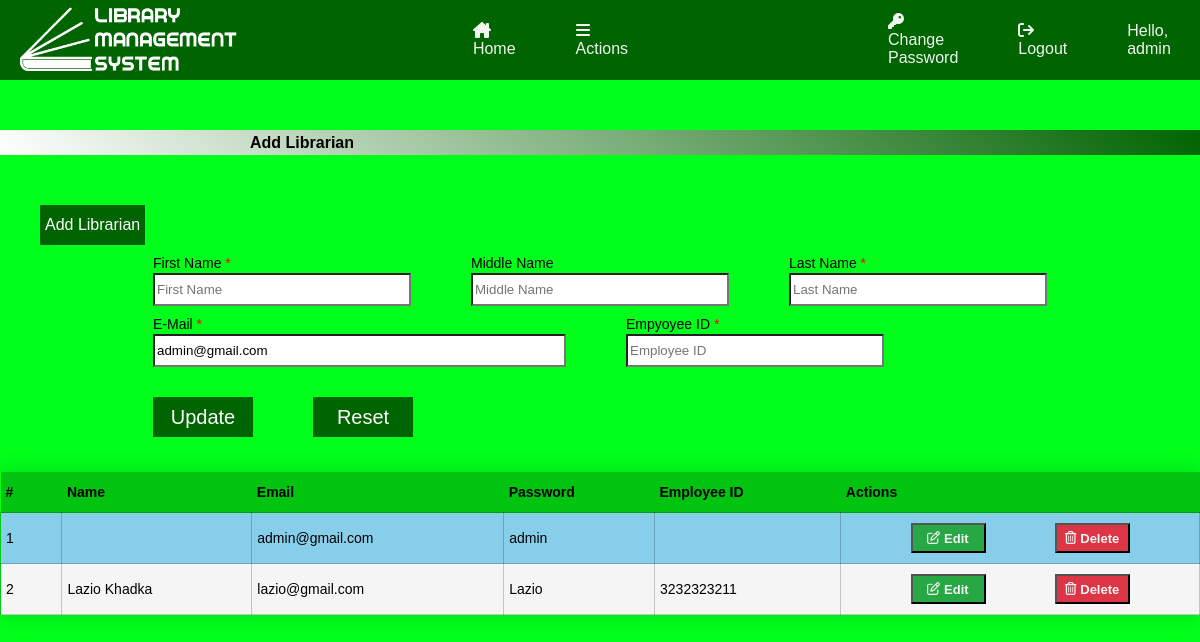
Screenshot of /Admins/updateLibrarian.php?lid=1&action=e (signed in) with the database file from the repository.
### tables this page shows
CREATE TABLE `lib_tbl` (
  `lid` int(11) NOT NULL,
  `fname` varchar(50) NOT NULL,
  `mname` varchar(40) NOT NULL,
  `lname` varchar(40) NOT NULL,
  `email` varchar(100) NOT NULL,
  `password` varchar(50) NOT NULL,
  `empid` varchar(44) NOT NULL,
  `role` varchar(22) NOT NULL
);

### Admins/displayLibrarian.php (the view)
<section class="table-container">
        <table class="table" id="myTable">
            <thead>
                <tr>
                    <th>#</th>
                    <th>Name</th>
                    <th>Email</th>
                    <th>Password</th>
                    <th>Employee ID</th>
                    <th>Actions</th>
                </tr>
            </thead>
            <tbody>
                <?php
                $counter =0;
                $sql = "SELECT * FROM `lib_tbl`";
                $result = mysqli_query($conn, $sql);
                $num = mysqli_num_rows($result);
                if ($num > 0) {
                    while ($rows = mysqli_fetch_assoc($result)) {
                ?>
                        <tr>
                            <td><?php echo ++$counter; ?></td>
                            <td><?php echo $rows['fname']." ".$rows['mname']." ".$rows['lname'] ?></td>
                            <td><?php echo $rows['email'] ?></td>
                            <td><?php echo $rows['password'] ?></td>
                            <td><?php echo $rows['empid'] ?></td>
                            <td>
                                <div class="actions">
                                    <div class="action-btn">
                                        <div>
                                            <button class="edit-btn all-btn" onclick="location.href='updateLibrarian.php?lid=<?php echo $rows['lid']; ?>&action=e'"><i class="fa-regular fa-pen-to-square"></i>
                                                Edit</button>
                                        </div>
                                    </div>
                                    <div class="action-btn">
                                        <div>
                                            <button class="del-btn all-btn" onclick="location.href='updateLibrarian.php?lid=<?php echo $rows['lid']; ?>&action=d'"><i class="fa-regular fa-trash-can"></i>
                                                Delete</button>
                                        </div>
                                    </div>
                                </div>
                            </td>
                        </tr>
                <?php }
                }
                ?>
            </tbody>
        </table>
    </section>

### Admins/updateLibrarian.php (shortened to what this page needs)
<?php require('adminHeader.php');
require('../config.php');
$lid = $_GET['lid'];
$action = $_GET['action'];
if ($action == 'e') {
    $sql = "SELECT * FROM `lib_tbl` WHERE lid=$lid";
    $result = mysqli_query($conn, $sql);
    $row = mysqli_fetch_assoc($result);
    $fname = $row['fname'];
    $mname = $row['mname'];
    $lname = $row['lname'];
    $email = $row['email'];
    $empid = $row['empid'];
?>
    <!DOCTYPE html>
    <html lang="en">
    <head>
        <link rel="stylesheet" href="../css/table.css">
        <link rel="stylesheet" href="css/addForm.css">
    </head>
    <body>
        <header>
            <div class="title">
                <h4>Add Librarian</h4>
            </div>
            <div class="ex-link">
                <a href="addLibrarian.php">Add Librarian</a>
            </div>
        </header>
        <div class="content">
            <main class="form-container">
                <form action="#" method="POST" class="studentForm">
                    <div class="form-row">
                        <div class="form-group">
                            <label for="fname">First Name <span style="color: red;">*</span></label>
                            <input type="text" value="<?php echo $fname; ?>" name="fname" placeholder="First Name" required>
                        </div>
                        <div class="form-group">
                            <label for="mname">Middle Name</label>
                            <input type="text" value="<?php echo $mname; ?>" name="mname" placeholder="Middle Name">
                        </div>
                        <div class="form-group">
                            <label for="lname">Last Name <span style="color: red;">*</span></label>
                            <input type="text" value="<?php echo $lname; ?>" name="lname" placeholder="Last Name" required>
                        </div>
                    </div>
                    <div class="form-row">
                        <div class="form-group">
                            <label for="email">E-Mail <span style="color: red;">*</span></label>
                            <input type="email" value="<?php echo $email; ?>" name="email" placeholder="xyz@gmail.com" required>
                        </div>
                        <div class="form-group">
                            <label for="empid">Empyoyee ID <span style="color: red;">*</span></label>
                            <input type="text" value="<?php echo $empid; ?>" name="empid" placeholder="Employee ID" required>
                        </div>
                    </div>
                    <div class="form-row">
                        <div class="form-btn">
                            <input type="submit" class="fbtn" name="update" value="Update">
                        </div>
                        <div class="form-btn">
                            <input type="reset" class="fbtn" name="reset" value="Reset">
                        </div>
                    </div>
                </form>
            </main>
        </div>
        <?php require('displayLibrarian.php') ?>
    </body>
    </html>
<?php }
?>

### css/header.css (style rules this page uses)
* { margin: 0; padding: 0; }
body { background-color: rgb(0, 255, 26); font-family: Arial, Helvetica, sans-serif; background-repeat: no-repeat; background-attachment: fixed; }

### css/table.css (style rules this page uses)
:root { --green: #006400; }
* { padding: 0; margin: 0; font-family: Arial, Helvetica, sans-serif; }
.table-container { display: flex; justify-content: center; }
.table { border-collapse: collapse; margin: 25px 0; font-size: 0.9em; box-shadow: 0 0 20px rgba(0, 0, 0, 0.15); width: 1200px; }
.table th { padding: 5px; height: 30px; }
.table td { padding: 5px; min-width: 20px; max-width: 300px; border: 1px solid rgba(0, 0, 0, 0.203); }
.table tr { color: #000000; text-align: left; }
.table thead tr { background-color: #00640061; font-size: 14px; }
.table tbody tr { font-size: 14px; }
.table tbody tr:nth-of-type(even) { background-color: whitesmoke; }
.table tbody tr:nth-of-type(odd) { background-color: skyblue; }
.actions { display: flex; align-items: center; justify-content: space-evenly; }
.actions .action-btn { margin: 5px; }
.actions .action-btn .all-btn { width: 75px; height: 30px; padding: 5px; text-align: center; font-size: 13px; color: whitesmoke; font-weight: bold; }
.actions .action-btn .edit-btn { background-color: #28A745; }
.actions .action-btn .del-btn { background-color: #DC3545; }

### Admins/css/addForm.css (style rules this page uses)
:root { --green: #006400; }
* { padding: 0; margin: 0; }
header .title { height: 25px; background: linear-gradient(45deg, white,var(--green)); padding-left: 250px; margin: 50px 0; line-height: 25px; display: flex; }
header .ex-link { height: 30px; background-color: var(--green); width: fit-content; line-height: 30px; padding: 5px; margin: 10px 40px; }
header .ex-link a { text-decoration: None; color: white; }
.content { display: grid; place-items: center; }
.form-row { display: flex; }
.form-group { display: flex; flex-direction: column; margin: 0 30px 10px; }
.form-group label { font-size: 14px; margin-bottom: 2px; }
.form-group input, .form-group select { width: 250px; height: 25px; padding: 2px; background-color: white; }
.form-group input[type=email],.form-group input[type=tel] { width: 405px; height: 25px; padding: 2px; }
.form-btn { margin: 20px 30px 10px 30px; }
.form-btn .fbtn { padding: 5px; background-color: var(--green); color: white; border: none; cursor: pointer; min-width: 100px; font-size: 20px; height: 40px; }

### rows the page displays
lib_tbl: email "admin@gmail.com", password "admin"
lib_tbl: fname "Lazio", lname "Khadka", email "lazio@gmail.com", password "Lazio", empid "3232323211"

### other values shown
$_SESSION['role'] "admin"
